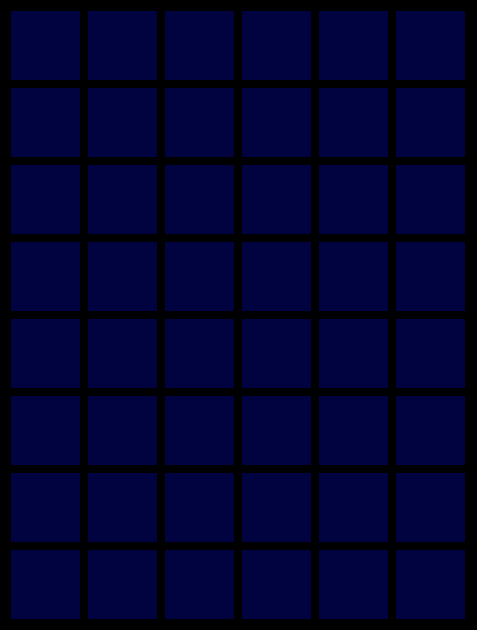
Frame 1 (no input)
Frame 60 (the mouse pressed at the canvas centre just before this capture): identical to frame 1, image omitted
Frame 120 (the mouse held since frame 60 and released just before this capture): identical to frame 1, image omitted

The Processing sketch that drew this single still picture (run headless with seeded random() and noise(); from frame 60 on, the mouse is pressed at the canvas centre):

// Processing sketch: prueba
// ── prueba.pde
Cuadrados[][] cua;
int columna= 6, fila = 8, medidas=70;

void setup() {
  size(477, 630);
  background(0);
  cua = new Cuadrados[fila][];
  
  int posx = 10, posy=10;
  for(int i=0;i<fila;i++){
    cua[i] = new Cuadrados[columna];
    for(int n=0; n<columna; n++){
      cua[i][n] = new Cuadrados(posx,posy);
      posx+=77;
    }
    posx=10;
    posy+=77;
  }
  
}

void draw() {
  for(int i=0;i<fila;i++){
    for(int n=0; n<columna; n++){
      cua[i][n].display();
    }
  }
}

void keyPressed(){
  switch(key){
     case 'a':
     
     break;
  }
}

//____________________________________________________________________________

class Cuadrados{
  
  int posx, posy;
  
  Cuadrados(int xpos, int ypos){
    posx = xpos;
    posy = ypos;
  }
  
  void display() {
    this.turnOff();
    rect(posx, posy, medidas, medidas);
  }
  
  void turnOn(){
    fill(0, 14, 255);
  }
  void turnOff(){
    fill(0, 3, 64);
  }
  
  boolean rectOver(){
    if(mouseX >= posx && mouseX <= posx+medidas && 
      mouseY >= posy && mouseY <= posy+medidas) {
      return true;
    }else{
      return false;
    }
  }
}
